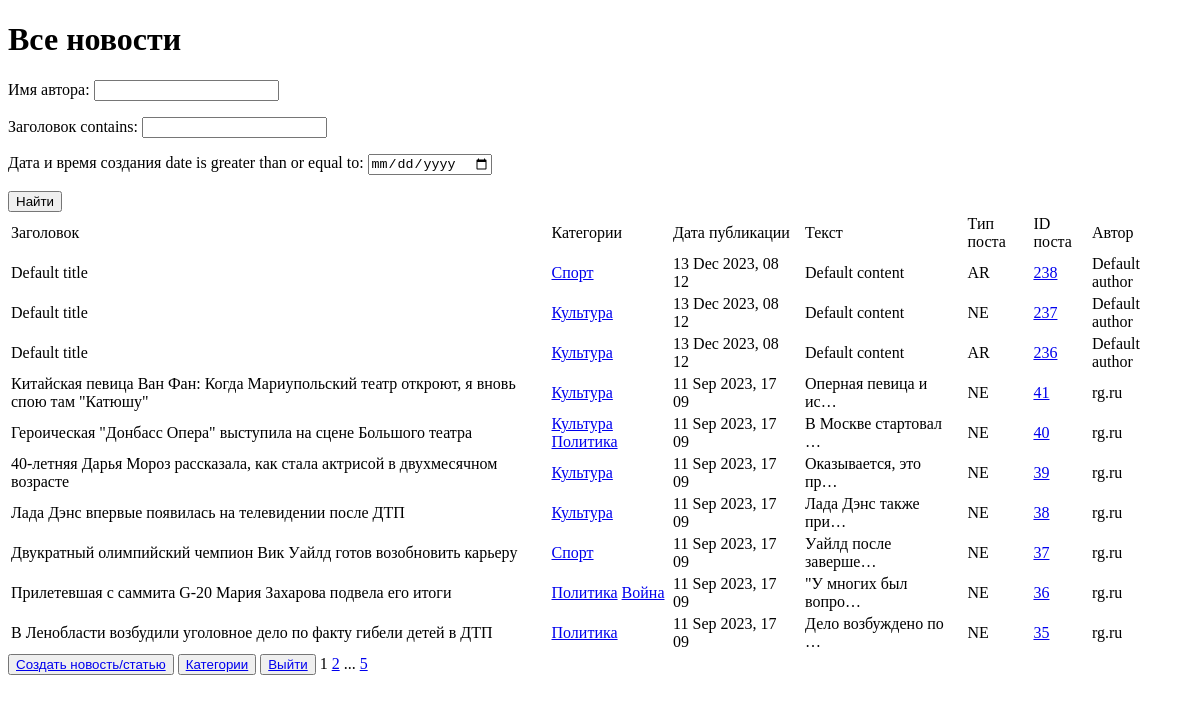
The app's page /news/ (signed in), older data.
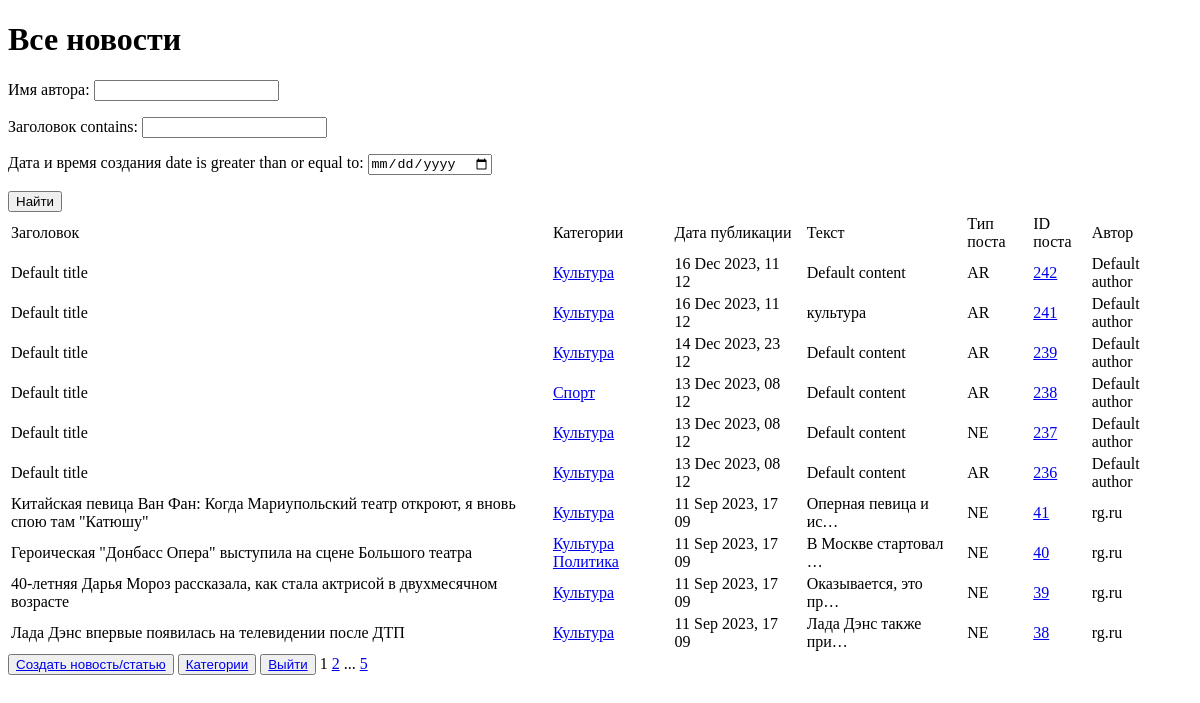
The same page, newer data.
### news/models.py (models this page shows, shortened)
class Post(models.Model):
    news = 'NE'
    article = 'AR'
    POST_TYPES = [
        (news, 'Новость'),
        (article, 'Статья')
    ]
    author = models.CharField(max_length=255, default='Default author', verbose_name='имя автора')
    post_type = models.CharField(max_length=2, choices=POST_TYPES, default=article, verbose_name='Вид поста')
    date_create = models.DateTimeField(auto_now_add=True, verbose_name='дата и время создания')
    date_update = models.DateTimeField(auto_now=True, verbose_name='дата и время изменения')
    categories = models.ManyToManyField(Category, verbose_name='Категории')
    title = models.CharField(max_length=255, default='Default title', verbose_name='заголовок')
    content = models.TextField(default='Default content', verbose_name='текст')

class Category(models.Model):
    name = models.CharField(unique = True, max_length=255, verbose_name='Категории' )
    subscribers = models.ManyToManyField(User, blank=True, null=True, related_name='Подписчики')
    def __str__(self):
        return self.name

### news/views.py (the view, shortened to what this page needs)
# urls.py: path('news/', NewsList.as_view(), name = 'news'),
class NewsList(LoginRequiredMixin, ListView):
    model = Post
    template_name = 'flatpages/news.html'
    queryset = Post.objects.order_by('-date_create')
    context_object_name = 'news'
    paginate_by = 10
    def get_queryset(self):
        queryset = super().get_queryset()
        self.filterset = PostFilter(self.request.GET, queryset)
        return self.filterset.qs
    def get_context_data(self, **kwargs):
        context = super().get_context_data(**kwargs)
        context['filterset'] = self.filterset
        return context

### news/templatetags/custom_filters.py (called while the page is built)
@register.filter()
def censor(text):
    spl_text = text.split()
    explicitwords = ['дВижения',
                     'ТраСсе',
                     'производственных',
                     'Однако',
                     'детонациЮ']
    for ex_word in explicitwords:
        ex_word = ex_word.title()
        for word in spl_text:
            word1 = word[0].upper() + word[1:]
            if word1 == ex_word:
                text = text.replace(word, word[0] + '*' * (len(word) - 1))
    """Removes all values of arg from the given string"""
    return text

### news/templatetags/custom_tags.py (called while the page is built)
@register.simple_tag(takes_context=True)
def url_replace(context, **kwargs):
   d = context['request'].GET.copy()
   for k, v in kwargs.items():
       d[k] = v
   return d.urlencode()

### templates/flatpages/news.html (shortened to what this page needs)
{% extends 'flatpages/default.html' %}
{% load custom_filters %}
{% load custom_tags %}
{% block content %}
    <h1>Все новости</h1>
    <form action="" method="get">
    {{ filterset.form.as_p }}
    <input type="submit" value="Найти"/>
    </form>
    {% if news %}
       <table>
           <tr>
               <td>Заголовок</td>
               <td>Категории</td>
               <td>Дата публикации</td>
               <td>Текст</td>
               <td>Тип поста</td>
               <td>ID поста </td>
               <td>Автор</td>
           </tr>
           {% for new in news %}
           <tr>
               <td>{{ new.title|censor }}&emsp;</td>
               <td>
                   {% for category in new.categories.all %}
                       <a href="{% url 'category_list' category.id %}">{{category}}</a>
                   {% endfor %}
               </td>
               <td>{{ new.date_create|date:'d M Y, H m'|censor}}&emsp;</td>
               <td>{{ new.content|truncatechars:20|censor }}&emsp;</td>
               <td>{{ new.post_type }}&emsp;</td>
               <td>
                   <a href="{% url 'news_detail' new.id  %}">{{new.id}}</a>
               </td>
               <td>{{ new.author }}&emsp;</td>
           </tr>
           {% endfor %}
       </table>
    {% else %}
       <h2>Новостей нет!</h2>
    {% endif %}
    <button> <a href="{% url 'news_create' %}"> Создать новость/статью </a> </button>
    <button> <a href="{% url 'category_name' %}"> Категории </a></button>
    <button> <a href="/"> Выйти </a></button>
   {{ page_obj.number }}
   {% if page_obj.has_next %}
       <a href="?{% url_replace page=page_obj.next_page_number %}">{{ page_obj.next_page_number }}</a>
       {% if paginator.num_pages != page_obj.next_page_number %}
           ...
           <a href="?{% url_replace page=page_obj.paginator.num_pages %}">{{ page_obj.paginator.num_pages }}</a>
       {% endif %}
   {% endif %}
{% endblock content %}

Row changes from the older to the newer data that the page shows:
no longer on this page (row unchanged): Post: title|censor "Двукратный олимпийский чемпион Вик Уайлд готов возобновить карьеру", date_create|censor "11 Sep 2023, 17 09", content|censor "Уайлд после заверше…", post_type "NE", id "37", author "rg.ru", Category (name "Спорт")
no longer on this page (row unchanged): Post: title|censor "Прилетевшая с саммита G-20 Мария Захарова подвела его итоги", date_create|censor "11 Sep 2023, 17 09", content|censor "\"У многих был вопро…", post_type "NE", id "36", author "rg.ru", Category (name "Политика")
no longer on this page (row unchanged): Category: name "Война", shown under "Прилетевшая с саммита G-20 Мария Захарова подвела его итоги"
no longer on this page (row unchanged): Post: title|censor "В Ленобласти возбудили уголовное дело по факту гибели детей в ДТП", date_create|censor "11 Sep 2023, 17 09", content|censor "Дело возбуждено по …", post_type "NE", id "35", author "rg.ru", Category (name "Политика")
added Post: title|censor "Default title", date_create|censor "16 Dec 2023, 11 12", content|censor "Default content", post_type "AR", id "242", author "Default author", Category (name "Культура")
added Post: title|censor "Default title", date_create|censor "16 Dec 2023, 11 12", content|censor "культура", post_type "AR", id "241", author "Default author", Category (name "Культура")
added Post: title|censor "Default title", date_create|censor "14 Dec 2023, 23 12", content|censor "Default content", post_type "AR", id "239", author "Default author", Category (name "Культура")
